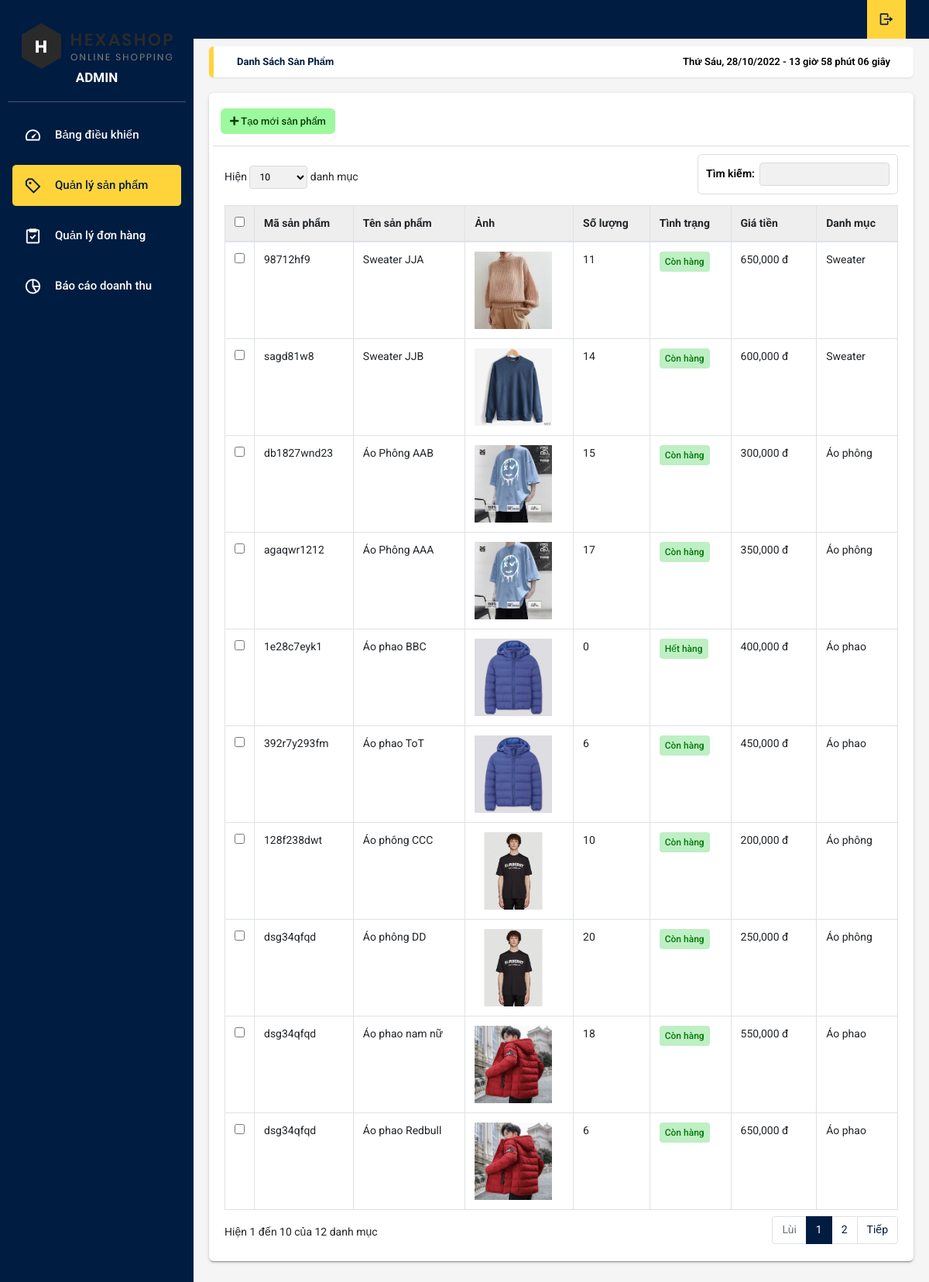
Screenshot of /hexashop-1.0.0/admin/doc/table-data-product.php with the database file from the repository.
### tables this page shows
CREATE TABLE `donhang` (
  `masanpham` varchar(30) NOT NULL,
  `tensanpham` varchar(30) NOT NULL,
  `soluong` int(30) NOT NULL,
  `tinhtrang` varchar(10) NOT NULL,
  `giatien` varchar(30) NOT NULL,
  `danhmuc` varchar(30) NOT NULL,
  `anh` varchar(30) NOT NULL,
  `mota` varchar(250) NOT NULL
);

### hexashop-1.0.0/admin/doc/table-data-product.php (the view, shortened to what this page needs)
<?php
$conn = mysqli_connect("localhost", "root", "", "cuoiki");
$sql = "SELECT * FROM `donhang`";
$result = mysqli_query($conn, $sql);
$list_donhang = array();
if (mysqli_num_rows($result) > 0) {
  while ($row = mysqli_fetch_assoc($result)) {
    $list_donhang[] = $row;
  }
}
?>
<!DOCTYPE html>
<html lang="en">
<head>
  <link rel="stylesheet" type="text/css" href="css/main.css">
  <link rel="stylesheet" href="https://cdn.jsdelivr.net/npm/boxicons@latest/css/boxicons.min.css">
  <link rel="stylesheet" href="https://unpkg.com/boxicons@latest/css/boxicons.min.css">
  <link rel="stylesheet" type="text/css" href="https://maxcdn.bootstrapcdn.com/font-awesome/4.7.0/css/font-awesome.min.css">
  <link rel="stylesheet" href="https://use.fontawesome.com/releases/v5.8.2/css/all.css">
  <link rel="stylesheet" href="https://cdnjs.cloudflare.com/ajax/libs/jquery-confirm/3.3.2/jquery-confirm.min.css">
</head>
<body onload="time()" class="app sidebar-mini rtl">
  <header class="app-header">
    <ul class="app-nav">
      <li><a class="app-nav__item" href="../../site/view/pages/login.php"><i class='bx bx-log-out bx-rotate-180'></i> </a>
      </li>
    </ul>
  </header>
  <?php require '../../inc/sidebar.php'; ?>
  <main class="app-content">
    <div class="app-title">
      <ul class="app-breadcrumb breadcrumb side">
        <li class="breadcrumb-item active"><a href="#"><b>Danh sách sản phẩm</b></a></li>
      </ul>
      <div id="clock"></div>
    </div>
    <div class="row">
      <div class="col-md-12">
        <div class="tile">
          <div class="tile-body">
            <div class="row element-button">
              <div class="col-sm-2">
                <a class="btn btn-add btn-sm" href="form-add-san-pham.php" title="Thêm"><i class="fas fa-plus"></i>
                  Tạo mới sản phẩm</a>
              </div>
            </div>
            <?php
            if (!empty($list_donhang)) {
            ?>
              <table class="table table-hover table-bordered" id="sampleTable">
                <thead>
                  <tr>
                    <th width="10"><input type="checkbox" id="all"></th>
                    <th>Mã sản phẩm</th>
                    <th>Tên sản phẩm</th>
                    <th>Ảnh</th>
                    <th>Số lượng</th>
                    <th>Tình trạng</th>
                    <th>Giá tiền</th>
                    <th>Danh mục</th>
                  </tr>
                </thead>
                <tbody>
                  <?php foreach ($list_donhang as $item) {
                  ?>
                    <tr>
                      <td width="10"><input type="checkbox" name="check1" value="1"></td>
                      <td><?php echo $item['masanpham']; ?></td>
                      <td><?php echo $item['tensanpham']; ?></td>
                      <td><img src="../doc/img/<?php echo $item['anh']; ?>" alt="" width="100px;"></td>
                      <td><?php echo $item['soluong']; ?></td>
                      <td><span class="badge bg-success"><?php echo $item['tinhtrang']; ?></span></td>
                      <td><?php echo number_format($item['giatien']) ; ?>,000 đ</td>
                      <td><?php echo $item['danhmuc']; ?></td>
                    </tr>
                  <?php
                  } ?>
                </tbody>
              </table>
            <?php } ?>
          </div>
        </div>
      </div>
    </div>
  </main>
</body>
</html>

### rows the page displays
donhang: masanpham "98712hf9", tensanpham "Sweater JJA", anh (picture), soluong "11", tinhtrang "Còn hàng", giatien "650", danhmuc "Sweater"
donhang: masanpham "sagd81w8", tensanpham "Sweater JJB", anh (picture), soluong "14", tinhtrang "Còn hàng", giatien "600", danhmuc "Sweater"
donhang: masanpham "db1827wnd23", tensanpham "Áo Phông AAB", anh (picture), soluong "15", tinhtrang "Còn hàng", giatien "300", danhmuc "Áo phông"
donhang: masanpham "agaqwr1212", tensanpham "Áo Phông AAA", anh (picture), soluong "17", tinhtrang "Còn hàng", giatien "350", danhmuc "Áo phông"
donhang: masanpham "1e28c7eyk1", tensanpham "Áo phao BBC", anh (picture), soluong "0", tinhtrang "Hết hàng", giatien "400", danhmuc "Áo phao"
donhang: masanpham "392r7y293fm", tensanpham "Áo phao ToT", anh (picture), soluong "6", tinhtrang "Còn hàng", giatien "450", danhmuc "Áo phao"
donhang: masanpham "128f238dwt", tensanpham "Áo phông CCC", anh (picture), soluong "10", tinhtrang "Còn hàng", giatien "200", danhmuc "Áo phông"
donhang: masanpham "dsg34qfqd", tensanpham "Áo phông DD", anh (picture), soluong "20", tinhtrang "Còn hàng", giatien "250", danhmuc "Áo phông"
donhang: masanpham "dsg34qfqd", tensanpham "Áo phao nam nữ", anh (picture), soluong "18", tinhtrang "Còn hàng", giatien "550", danhmuc "Áo phao"
donhang: masanpham "dsg34qfqd", tensanpham "Áo phao Redbull", anh (picture), soluong "6", tinhtrang "Còn hàng", giatien "650", danhmuc "Áo phao"
